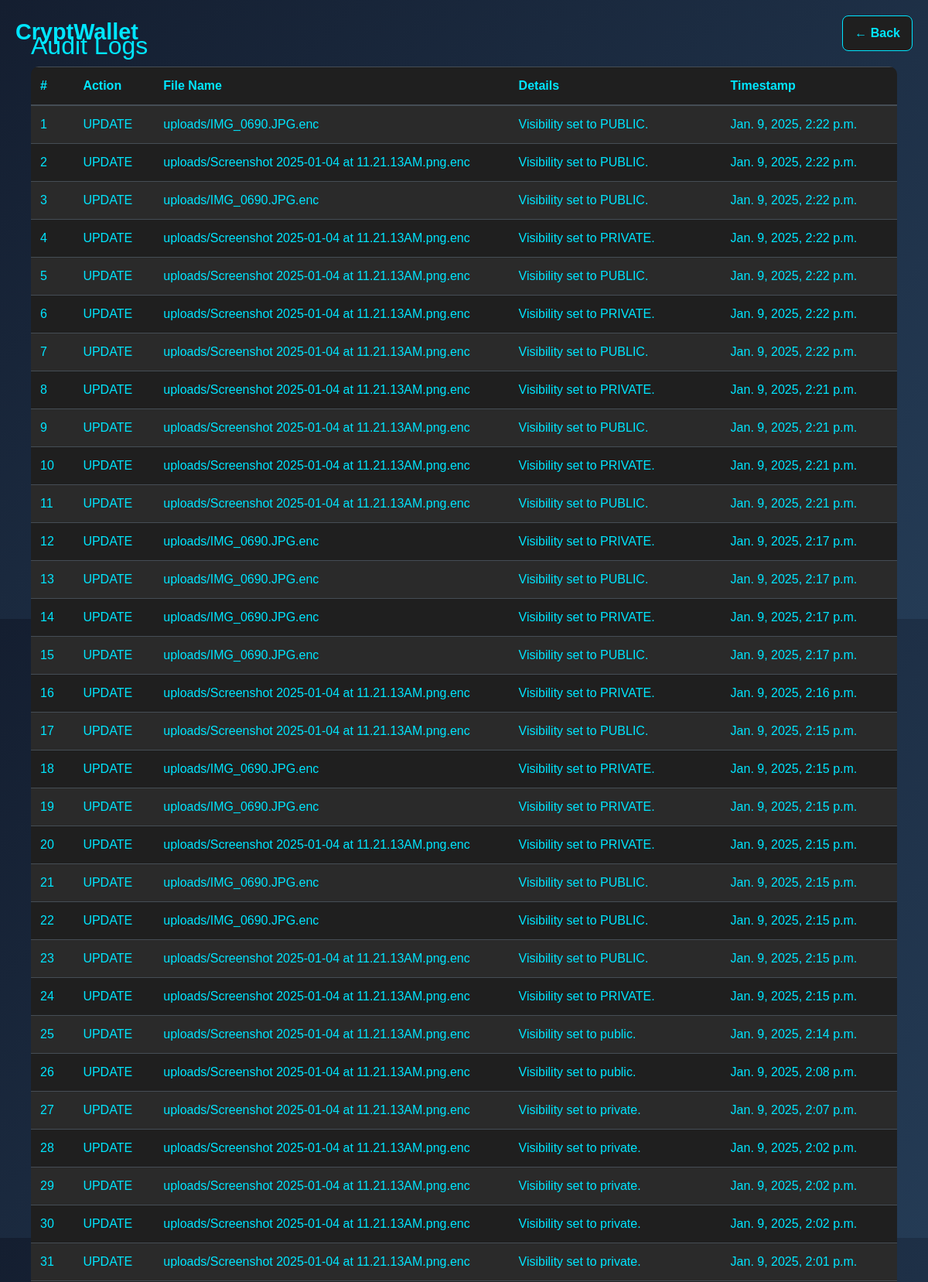
Screenshot of /audit-logs/ (signed in, upper part) with the database file from the repository.
### vault/models.py (models this page shows, shortened)
class AuditLog(models.Model):
    ACTIONS = [
        ('UPLOAD', 'Upload'),
        ('DOWNLOAD', 'Download'),
        ('DELETE', 'Delete'),
        ('LOGIN', 'Login'),
        ('LOGOUT', 'Logout'),
    ]
    user = models.ForeignKey(User, on_delete=models.CASCADE, related_name="audit_logs")
    action = models.CharField(max_length=10, choices=ACTIONS)
    file_name = models.CharField(max_length=255)
    timestamp = models.DateTimeField(default=now)
    details = models.TextField(blank=True, null=True)

### vault/views.py (the view)
# urls.py: path('audit-logs/', audit_logs, name='audit_logs'),
@login_required
def audit_logs(request):
    logs = AuditLog.objects.filter(user=request.user).order_by('-timestamp')
    return render(request, 'vault/audit_logs.html', {'logs': logs})

### vault/templates/vault/audit_logs.html (shortened to what this page needs)
<!DOCTYPE html>
<html lang="en">
<head>
    <link href="https://maxcdn.bootstrapcdn.com/bootstrap/4.5.2/css/bootstrap.min.css" rel="stylesheet">
</head>
<body class="dark-blue">
    <div class="logo-title">CryptWallet</div>
    <div class="back-button">
        <a href="{% url 'index' %}" class="btn btn-cyber">&larr; Back</a>
    </div>
    <div class="container">
        <h2>Audit Logs</h2>
        <table class="table table-dark table-striped">
            <thead>
                <tr>
                    <th>#</th>
                    <th>Action</th>
                    <th>File Name</th>
                    <th>Details</th>
                    <th>Timestamp</th>
                </tr>
            </thead>
            <tbody>
                {% for log in logs %}
                    <tr>
                        <td>{{ forloop.counter }}</td>
                        <td>{{ log.get_action_display }}</td>
                        <td>{{ log.file_name }}</td>
                        <td>{{ log.details }}</td>
                        <td>{{ log.timestamp }}</td>
                    </tr>
                {% empty %}
                    <tr>
                        <td colspan="5" class="text-center">No logs available.</td>
                    </tr>
                {% endfor %}
            </tbody>
        </table>
    </div>
</body>
</html>

### vault/templates/vault/audit_logs.html (style rules this page uses)
body { font-family: 'Arial', sans-serif; display: flex; justify-content: center; align-items: center; margin: 0; padding: 20px; transition: background 0.3s ease; }
.container { max-width: 1200px; padding: 20px; animation: fadeIn 2s ease-in-out; }
.logo-title { position: absolute; top: 20px; left: 20px; font-size: 1.8rem; font-weight: bold; color: #00E6FF; }
.table { border-radius: 10px; overflow: hidden; }
.btn-cyber { border-radius: 8px; font-weight: bold; padding: 10px 15px; transition: all 0.2s; }
body.dark-blue { background: linear-gradient(135deg, #141E30, #243B55); color: #00E6FF; }
.dark-blue .table { background-color: #1F1F1F; color: #00E6FF; }
.back-button { position: absolute; top: 20px; right: 20px; }
.dark-blue .btn-cyber { color: #00E6FF; background: #1F1F1F; border: 1px solid #00E6FF; }

### rows the page displays
AuditLog: action "UPDATE", file_name "uploads/IMG_0690.JPG.enc", details "Visibility set to PUBLIC.", timestamp "Jan. 9, 2025, 2:22 p.m."
AuditLog: action "UPDATE", file_name "uploads/Screenshot 2025-01-04 at 11.21.13AM.png.enc", details "Visibility set to PUBLIC.", timestamp "Jan. 9, 2025, 2:22 p.m."
AuditLog: action "UPDATE", file_name "uploads/IMG_0690.JPG.enc", details "Visibility set to PUBLIC.", timestamp "Jan. 9, 2025, 2:22 p.m."
AuditLog: action "UPDATE", file_name "uploads/Screenshot 2025-01-04 at 11.21.13AM.png.enc", details "Visibility set to PRIVATE.", timestamp "Jan. 9, 2025, 2:22 p.m."
AuditLog: action "UPDATE", file_name "uploads/Screenshot 2025-01-04 at 11.21.13AM.png.enc", details "Visibility set to PUBLIC.", timestamp "Jan. 9, 2025, 2:22 p.m."
AuditLog: action "UPDATE", file_name "uploads/Screenshot 2025-01-04 at 11.21.13AM.png.enc", details "Visibility set to PRIVATE.", timestamp "Jan. 9, 2025, 2:22 p.m."
AuditLog: action "UPDATE", file_name "uploads/Screenshot 2025-01-04 at 11.21.13AM.png.enc", details "Visibility set to PUBLIC.", timestamp "Jan. 9, 2025, 2:22 p.m."
AuditLog: action "UPDATE", file_name "uploads/Screenshot 2025-01-04 at 11.21.13AM.png.enc", details "Visibility set to PRIVATE.", timestamp "Jan. 9, 2025, 2:21 p.m."
AuditLog: action "UPDATE", file_name "uploads/Screenshot 2025-01-04 at 11.21.13AM.png.enc", details "Visibility set to PUBLIC.", timestamp "Jan. 9, 2025, 2:21 p.m."
AuditLog: action "UPDATE", file_name "uploads/Screenshot 2025-01-04 at 11.21.13AM.png.enc", details "Visibility set to PRIVATE.", timestamp "Jan. 9, 2025, 2:21 p.m."
AuditLog: action "UPDATE", file_name "uploads/Screenshot 2025-01-04 at 11.21.13AM.png.enc", details "Visibility set to PUBLIC.", timestamp "Jan. 9, 2025, 2:21 p.m."
AuditLog: action "UPDATE", file_name "uploads/IMG_0690.JPG.enc", details "Visibility set to PRIVATE.", timestamp "Jan. 9, 2025, 2:17 p.m."
AuditLog: action "UPDATE", file_name "uploads/IMG_0690.JPG.enc", details "Visibility set to PUBLIC.", timestamp "Jan. 9, 2025, 2:17 p.m."
AuditLog: action "UPDATE", file_name "uploads/IMG_0690.JPG.enc", details "Visibility set to PRIVATE.", timestamp "Jan. 9, 2025, 2:17 p.m."
AuditLog: action "UPDATE", file_name "uploads/IMG_0690.JPG.enc", details "Visibility set to PUBLIC.", timestamp "Jan. 9, 2025, 2:17 p.m."
AuditLog: action "UPDATE", file_name "uploads/Screenshot 2025-01-04 at 11.21.13AM.png.enc", details "Visibility set to PRIVATE.", timestamp "Jan. 9, 2025, 2:16 p.m."
AuditLog: action "UPDATE", file_name "uploads/Screenshot 2025-01-04 at 11.21.13AM.png.enc", details "Visibility set to PUBLIC.", timestamp "Jan. 9, 2025, 2:15 p.m."
AuditLog: action "UPDATE", file_name "uploads/IMG_0690.JPG.enc", details "Visibility set to PRIVATE.", timestamp "Jan. 9, 2025, 2:15 p.m."
AuditLog: action "UPDATE", file_name "uploads/IMG_0690.JPG.enc", details "Visibility set to PRIVATE.", timestamp "Jan. 9, 2025, 2:15 p.m."
AuditLog: action "UPDATE", file_name "uploads/Screenshot 2025-01-04 at 11.21.13AM.png.enc", details "Visibility set to PRIVATE.", timestamp "Jan. 9, 2025, 2:15 p.m."
AuditLog: action "UPDATE", file_name "uploads/IMG_0690.JPG.enc", details "Visibility set to PUBLIC.", timestamp "Jan. 9, 2025, 2:15 p.m."
AuditLog: action "UPDATE", file_name "uploads/IMG_0690.JPG.enc", details "Visibility set to PUBLIC.", timestamp "Jan. 9, 2025, 2:15 p.m."
AuditLog: action "UPDATE", file_name "uploads/Screenshot 2025-01-04 at 11.21.13AM.png.enc", details "Visibility set to PUBLIC.", timestamp "Jan. 9, 2025, 2:15 p.m."
AuditLog: action "UPDATE", file_name "uploads/Screenshot 2025-01-04 at 11.21.13AM.png.enc", details "Visibility set to PRIVATE.", timestamp "Jan. 9, 2025, 2:15 p.m."
AuditLog: action "UPDATE", file_name "uploads/Screenshot 2025-01-04 at 11.21.13AM.png.enc", details "Visibility set to public.", timestamp "Jan. 9, 2025, 2:14 p.m."
AuditLog: action "UPDATE", file_name "uploads/Screenshot 2025-01-04 at 11.21.13AM.png.enc", details "Visibility set to public.", timestamp "Jan. 9, 2025, 2:08 p.m."
AuditLog: action "UPDATE", file_name "uploads/Screenshot 2025-01-04 at 11.21.13AM.png.enc", details "Visibility set to private.", timestamp "Jan. 9, 2025, 2:07 p.m."
AuditLog: action "UPDATE", file_name "uploads/Screenshot 2025-01-04 at 11.21.13AM.png.enc", details "Visibility set to private.", timestamp "Jan. 9, 2025, 2:02 p.m."
AuditLog: action "UPDATE", file_name "uploads/Screenshot 2025-01-04 at 11.21.13AM.png.enc", details "Visibility set to private.", timestamp "Jan. 9, 2025, 2:02 p.m."
AuditLog: action "UPDATE", file_name "uploads/Screenshot 2025-01-04 at 11.21.13AM.png.enc", details "Visibility set to private.", timestamp "Jan. 9, 2025, 2:02 p.m."
AuditLog: action "UPDATE", file_name "uploads/Screenshot 2025-01-04 at 11.21.13AM.png.enc", details "Visibility set to private.", timestamp "Jan. 9, 2025, 2:01 p.m."
